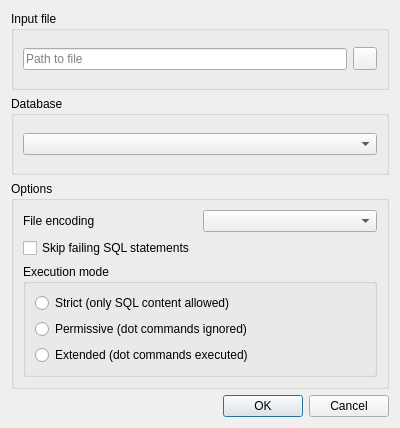
<?xml version="1.0" encoding="UTF-8"?>
<ui version="4.0">
 <class>ExecFromFileDialog</class>
 <widget class="QDialog" name="ExecFromFileDialog">
  <property name="geometry">
   <rect>
    <x>0</x>
    <y>0</y>
    <width>400</width>
    <height>428</height>
   </rect>
  </property>
  <property name="windowTitle">
   <string>Execute SQL from file</string>
  </property>
  <property name="modal">
   <bool>true</bool>
  </property>
  <layout class="QVBoxLayout" name="verticalLayout">
   <item>
    <widget class="QGroupBox" name="fileGroup">
     <property name="title">
      <string>Input file</string>
     </property>
     <layout class="QHBoxLayout" name="horizontalLayout">
      <item>
       <widget class="QLineEdit" name="fileEdit">
        <property name="placeholderText">
         <string>Path to file</string>
        </property>
       </widget>
      </item>
      <item>
       <widget class="QToolButton" name="fileBrowse">
        <property name="toolTip">
         <string>Browse for file</string>
        </property>
        <property name="text">
         <string/>
        </property>
        <property name="icon">
         <iconset resource="../icons.qrc">
          <normaloff>:/icons/img/directory_open.svg</normaloff>:/icons/img/directory_open.svg</iconset>
        </property>
       </widget>
      </item>
     </layout>
    </widget>
   </item>
   <item>
    <widget class="QGroupBox" name="dbGroup">
     <property name="title">
      <string>Database</string>
     </property>
     <layout class="QVBoxLayout" name="verticalLayout_3">
      <item>
       <widget class="QComboBox" name="dbCombo"/>
      </item>
     </layout>
    </widget>
   </item>
   <item>
    <widget class="QGroupBox" name="optionsGroup">
     <property name="title">
      <string>Options</string>
     </property>
     <layout class="QGridLayout" name="gridLayout">
      <item row="0" column="0">
       <widget class="QLabel" name="encodingLabel">
        <property name="text">
         <string>File encoding</string>
        </property>
       </widget>
      </item>
      <item row="0" column="1">
       <widget class="QComboBox" name="encodingCombo"/>
      </item>
      <item row="1" column="0" colspan="2">
       <widget class="QCheckBox" name="skipErrorsCheck">
        <property name="text">
         <string>Skip failing SQL statements</string>
        </property>
       </widget>
      </item>
      <item row="2" column="0" colspan="2">
       <widget class="QGroupBox" name="execModeGroup">
        <property name="title">
         <string>Execution mode</string>
        </property>
        <layout class="QVBoxLayout" name="verticalLayout_2">
         <item>
          <widget class="QRadioButton" name="strictModeRadio">
           <property name="toolTip">
            <string>&lt;html&gt;&lt;head/&gt;&lt;body&gt;&lt;p&gt;Any content that is not valid SQL will cause a statement to fail.&lt;/p&gt;&lt;/body&gt;&lt;/html&gt;</string>
           </property>
           <property name="text">
            <string>Strict (only SQL content allowed)</string>
           </property>
          </widget>
         </item>
         <item>
          <widget class="QRadioButton" name="permModeRadio">
           <property name="toolTip">
            <string>&lt;html&gt;&lt;head/&gt;&lt;body&gt;&lt;p&gt;Allows dot commands (used by official SQLite CLI application) in the file.&lt;/p&gt;&lt;/body&gt;&lt;/html&gt;</string>
           </property>
           <property name="text">
            <string>Permissive (dot commands ignored)</string>
           </property>
          </widget>
         </item>
         <item>
          <widget class="QRadioButton" name="extModeRadio">
           <property name="toolTip">
            <string>&lt;html&gt;&lt;head/&gt;&lt;body&gt;&lt;p&gt;Allows dot commands (used by official SQLite CLI application) in the file and even executes some of them (i.e. .print and .read). All other dot commands are ignored.&lt;/p&gt;&lt;/body&gt;&lt;/html&gt;</string>
           </property>
           <property name="text">
            <string>Extended (dot commands executed)</string>
           </property>
          </widget>
         </item>
        </layout>
       </widget>
      </item>
     </layout>
    </widget>
   </item>
   <item>
    <widget class="QDialogButtonBox" name="buttonBox">
     <property name="orientation">
      <enum>Qt::Orientation::Horizontal</enum>
     </property>
     <property name="standardButtons">
      <set>QDialogButtonBox::StandardButton::Cancel|QDialogButtonBox::StandardButton::Ok</set>
     </property>
    </widget>
   </item>
  </layout>
 </widget>
 <resources>
  <include location="../icons.qrc"/>
 </resources>
 <connections>
  <connection>
   <sender>buttonBox</sender>
   <signal>accepted()</signal>
   <receiver>ExecFromFileDialog</receiver>
   <slot>accept()</slot>
   <hints>
    <hint type="sourcelabel">
     <x>248</x>
     <y>254</y>
    </hint>
    <hint type="destinationlabel">
     <x>157</x>
     <y>274</y>
    </hint>
   </hints>
  </connection>
  <connection>
   <sender>buttonBox</sender>
   <signal>rejected()</signal>
   <receiver>ExecFromFileDialog</receiver>
   <slot>reject()</slot>
   <hints>
    <hint type="sourcelabel">
     <x>316</x>
     <y>260</y>
    </hint>
    <hint type="destinationlabel">
     <x>286</x>
     <y>274</y>
    </hint>
   </hints>
  </connection>
 </connections>
</ui>
